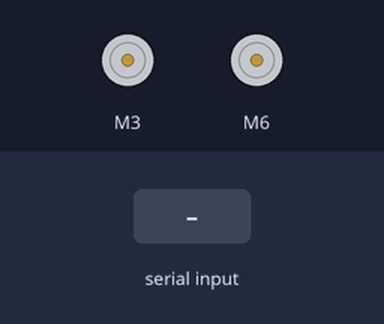
Simulated run of this sketch. Board: Arduino Nano, built with avr-gcc and run on an emulated ATmega328P. Shown: 2 × DC motor (green arrow = forward, orange = backward, longer = faster). Inputs (shaded band) come from the test bench.

Above: at 1.2 s.
1.3 s: "turn on m arriere\n" received over Serial
At 2.3 s:
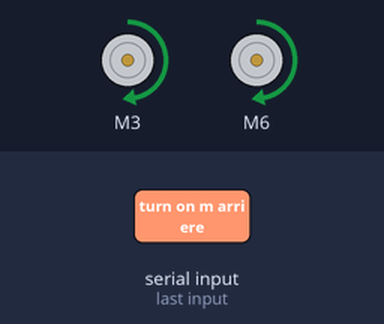
3.5 s: "turn off m arriere\n" received over Serial
At 5.0 s:
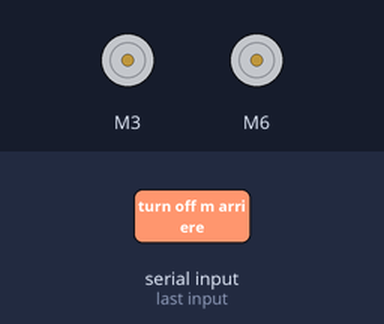
Timing chart, 0 to 6.5 s (numbered marks = the images above; inputs shaded):
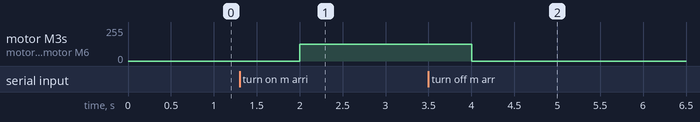

Measured:
- after the input at 1.3 s, motor M3, motor M6: stopped → forward 127/255 after 0.70 s
- after the input at 3.5 s, motor M3, motor M6: forward 127/255 → stopped after 0.50 s

The sketch:

code.ino
```cpp
/*
  * This is the Arduino code BTS7960 DC motor Driver
    Using this code you can control a motor to rotate in both direction Clockwise(CW)
    and Counter-clockwise(CCW).

  * R_IS and L_IS : Sense current output. This pin provides a signal proportional
    to the current flowing through the motor, which can be used for overload detection
    or other diagnostics.
*/

// for motor 1
#define RPWM_1 3 // define pin 3 for RPWM pin (output)
#define R_EN_1 27 // define pin 27 for R_EN pin (input)
#define R_IS_1 A4 // define pin A4 for R_IS pin (output),

#define LPWM_1 4 // define pin 4 for LPWM pin (output)
#define L_EN_1 31 // define pin 31 for L_EN pin (input)
#define L_IS_1 A5 // define pin A5 for L_IS pin (output) ; Current Sense, ou détection de courant

// for motor 2
#define RPWM_2 6 // define pin 6 for RPWM pin (output)
#define R_EN_2 39 // define pin 39 for R_EN pin (input)
#define R_IS_2 A6 // define pin A6 for R_IS pin (output)

#define LPWM_2 7 // define pin 7 for LPWM pin (output)
#define L_EN_2 35 // define pin 35 for L_EN pin (input)
#define L_IS_2 A7 // define pin A7 for L_IS pin (output)

// variables that help us to control trafic
#define CW 1 //do not change this
#define CCW 0 //do not change this
#define debug 0 //change to 0 to hide serial monitor debugging infornmation or set to 1 to view

#include <RobojaxBTS7960.h>
RobojaxBTS7960 motor1(R_EN_1,RPWM_1,R_IS_1, L_EN_1,LPWM_1,L_IS_1,debug); //define motor 1 object (first instance of RobojaxBTS7960)
RobojaxBTS7960 motor2(R_EN_2,RPWM_2,R_IS_2, L_EN_2,LPWM_2,L_IS_2,debug); //define motor 2 object and the same way for other motors (second instance of RobojaxBTS7960)

bool motorRunningArriere = false; // State of motors

void setup() {
  // BTS7960 Motor Control Code by Robojax.com 20190622
  Serial.begin(9600);// setup Serial Monitor to display information

  // initialisation of our tow motors
  motor1.begin();
  motor2.begin();
}

void loop() {
//    motor1.rotate(50,CW);// run motor with 100% speed in CW direction
//    motor2.rotate(50,CW);
//    delay(5000);//run for 5 seconds
//

    if(!motorRunningArriere) {
      motor1.stop();// stop the motor
      motor2.stop();
    }
//    delay(3000);// stop for 3 seconds
//
//    motor1.rotate(50,CCW);// run motor at 100% speed in CCW direction
//    motor2.rotate(50,CCW);
//    delay(5000);// run for 5 seconds
//
//    motor1.stop();// stop the motor
//    motor2.stop();
//    delay(3000);// stop for 3 seconds

    if (Serial.available() > 0) {
    //gestion moteur tonte
    String receveidData = Serial.readStringUntil('\n'); // Lire la chaîne jusqu'au retour à la ligne

      // ******************** FOR LAUNCHING BACK MOTORS OR FOR BEFORE MOVEMENT ***********************
      if(receveidData == "turn on m arriere") {
        motor1.rotate(50,CW);// run motor with 100% speed in CW direction
        motor2.rotate(50,CW);
        motorRunningArriere = true;
      }

      if(receveidData == "turn off m arriere") {
        motor1.stop();// stop the motor
        motor2.stop();
        motorRunningArriere = false;
      }
    }
  delay(2000);// stop for 2 seconds
}
```
